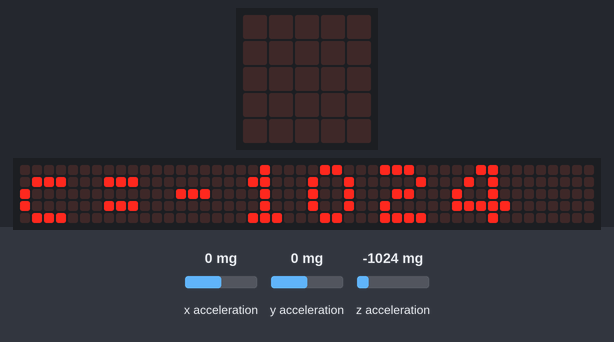
The program below on a simulated BBC micro:bit (MakeCode). Shown: the board's 5×5 LED display, a strip that is not on the board, showing the scrolling text unrolled. The inputs (shaded band) are chosen by the test bench; at power-on: x acceleration 0 mg, y acceleration 0 mg, z acceleration -1024 mg. The 48×5 strip is a reading aid, not a part: it shows the text the display is scrolling, unrolled, one strip-width of it at a time.

Above: at 14.25 s.
15.8 s: x acceleration set to -1440 mg
At 26.39 s:
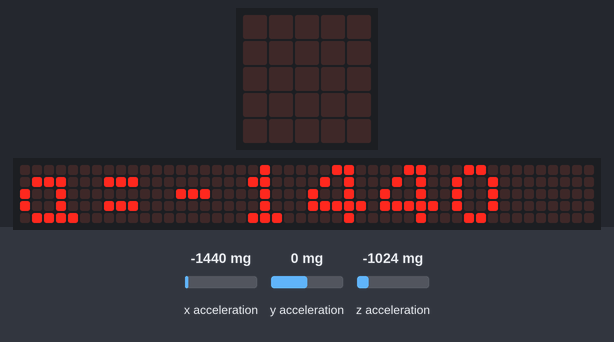
At 29.99 s:
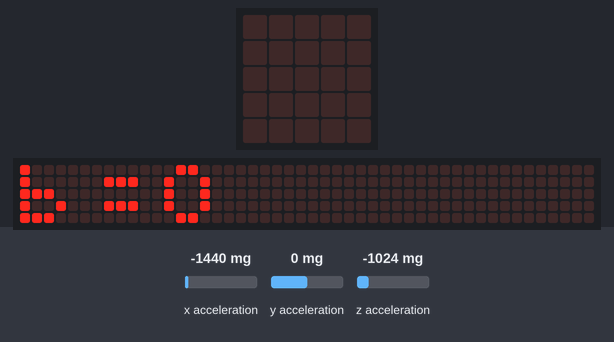
30.3 s: x acceleration set to -750 mg
At 38.91 s:
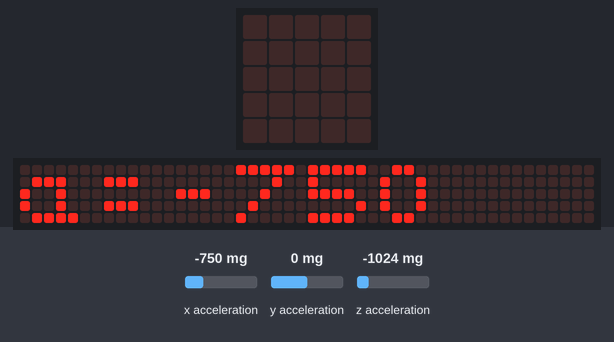

Measured:
- what the display in image 1 shows lasts 0.4 s, from 26.2 s to 26.6 s

The program:

main.ts
```typescript
let a = 0
let b = 0
let c = 0
basic.forever(function () {
    a = input.acceleration(Dimension.X)
    b = input.acceleration(Dimension.Y)
    c = input.acceleration(Dimension.Z)
    basic.showString("a=" + a)
    basic.showString("b=" + b)
    basic.showString("c=" + c)
    basic.pause(5000)
})
```

test.ts
```typescript
// 在這裡測試；當此封包作為擴充功能時，將不會編譯此內容。
```
